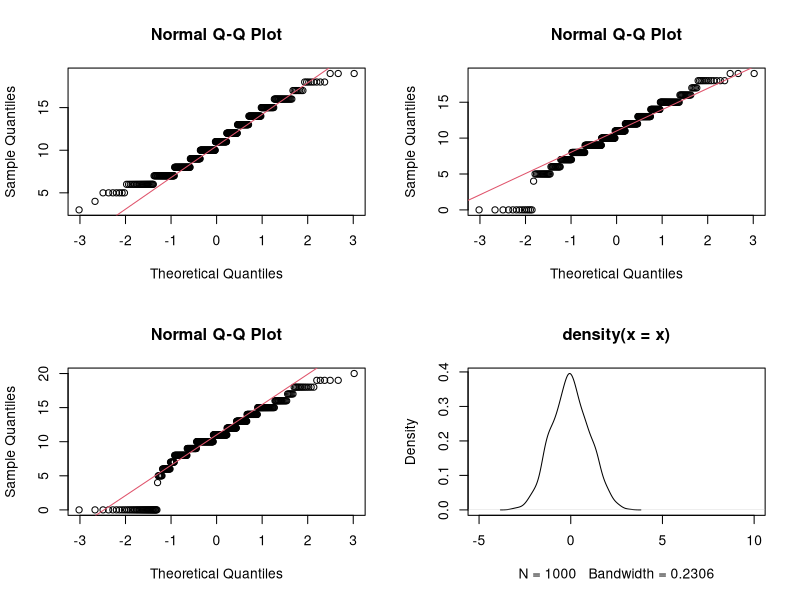
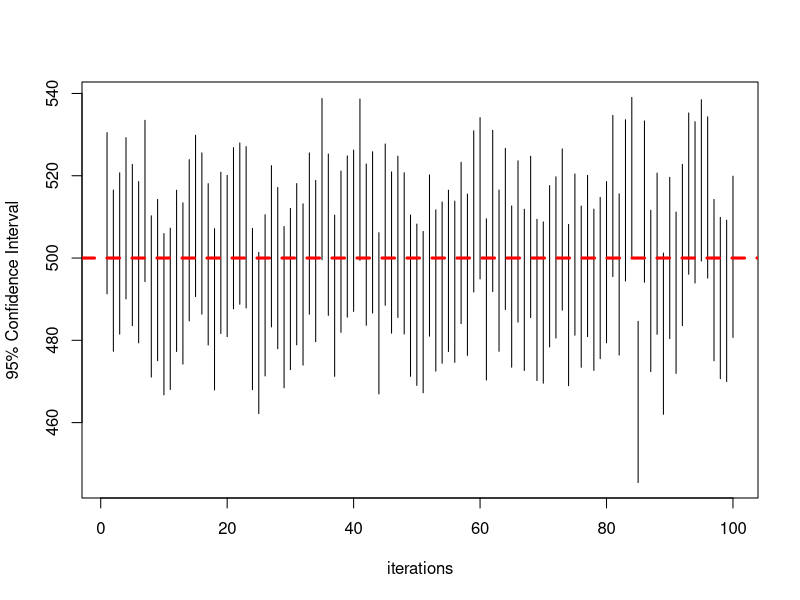

Generate these figures, in order, with R:
# lec6_4.r
# 데이터의 정규성 검정과 신뢰구간
# Normality test, confidence interval

# set working directory
setwd("D:/tempstore/moocr")

### student math grade data ####

stud<-read.csv("stud_math.csv")

head(stud)
dim(stud)
str(stud)

attach(stud)

# 1-2 Testing for normality
# 정규확률도 (Normal Q-Q plot) : 데이터가 정규분포하는가?
# multiple plot (2 by 2)
par(mfrow=c(2,2))
#Quantile plot
qqnorm(G1)
qqline(G1, col = 2, cex=7)
# QQline의 티폴트는 정규분포의 1사분위, 3사분위를 직
# qqline(y, distribution = qqnorm, probs = c(0.25,0.75))

qqnorm(G2)
qqline(G2, col = 2, cex=7)

qqnorm(G3)
qqline(G3, col = 2, cex=7)

# 정규분포 적합성 검정 : 데이터가 정규분포 하는지에 대한 검정
#Shapiro-Wilks test
#추가패키지 필요없
#귀무가설이 정규분포이다
shapiro.test(G3)

#ks.test(G3, "pgamma",3,2)

#Anderson-Darling test require installing package "nortest"
#귀무가설이 정규분포이다
install.packages('nortest')
library(nortest)
ad.test(G3)

# data simulation
# Simulation examples
#p:누적함수, d:확률밀도함수, q:quantile함수, r: 랜덤넘버의 생성
#확률분포함수로부터 데이터 생성
runif(5,min=1,max=5)
rnorm(5,mean=5,sd=1)
rgamma(5,shape=3,rate=2)
rbinom(5,size=100,prob=.2)

# from normal distribution
# 정규분포에서 데이터 생성, 밀도함수 그래프 그리기
x<-rnorm(1000)
plot(density(x),xlim=c(-5,10))

# confidence interval of normal distribution
# 데이터생성 (정규분포(평균=500,편차=100)) 100개 데이터 생성
nreps <- 100
ll <- numeric(nreps)
ul <- numeric(nreps)
n <- 100
mu <- 500
sigma <- 100
for(i in 1:nreps) {
  set.seed(i)
  x <- rnorm(n, mu, sigma)
  ll[i] <- mean(x) - qnorm(0.975)*sqrt(sigma^2/n)
  ul[i] <- mean(x) + qnorm(0.975)*sqrt(sigma^2/n)
}

# Draw 95% confidence interval
par(mfrow=c(1,1))
plot(1:100, ylim=c(min(ll), max(ul)),
     ylab="95% Confidence Interval", xlab="iterations")

for(i in 1:100) lines(c(i, i), c(ll[i], ul[i]))
abline(h=mu, col="red", lty=2, lwd=3)

#신뢰구간의 정의
#신뢰구간은 실제 모수(parameter = 모평균, 모분산 등)를 추정하는데
#몇 퍼센트의 확률로 그 신뢰구간이 실제 모수를 포함하게 될 것이냐 하는 것이다.
#예를 들어 모평균(m,뮤)의 추정을 위해 100번의 sampling을 통해 표본평균과 표본분산을 구하여
#100개의 신뢰구간을 얻었을 때, 그 100개의 신뢰구간 중 95개에
#모평균(m,뮤)이 포함되게 설정된 신뢰구간을 95%신뢰구간이라 한다.
